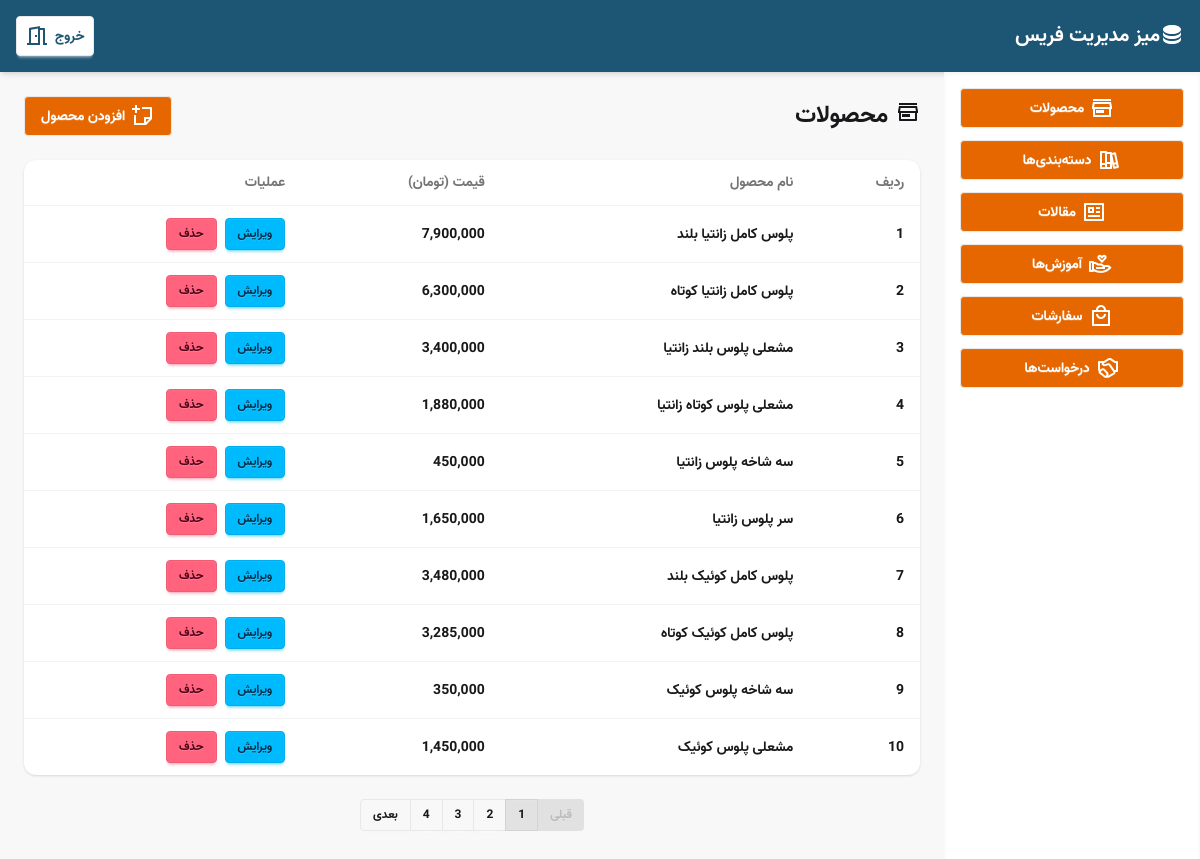
Page /dashboard/products/ (signed in) on the committed database.
### website/models.py (models this page shows, shortened)
class Product(models.Model):
    title = models.CharField(max_length=200, verbose_name="عنوان محصول")
    slug = models.SlugField(unique=True, verbose_name="نامک (Slug)")
    category = models.ForeignKey(Category, on_delete=models.CASCADE, related_name="products", verbose_name="دسته‌بندی")
    description = models.TextField(verbose_name="توضیحات")
    price = models.DecimalField(max_digits=12, decimal_places=0, verbose_name="قیمت (تومان)")
    image = models.ImageField(upload_to="products/", verbose_name="تصویر")
    features = models.TextField(
        "ویژگی‌ها",
        blank=True,
        help_text="ویژگی‌ها را با '|' جدا کنید. حداکثر ۹ ویژگی."
    )
    special = models.BooleanField(default=False, verbose_name="ویژه")
    created_at = models.DateTimeField(auto_now_add=True, verbose_name="تاریخ ایجاد")
    class Meta:
        verbose_name = "محصول"
        verbose_name_plural = "محصولات"
        ordering = ["-created_at"]

### website/views.py (the view)
# urls.py: path("dashboard/products/", views.dashboard_products, name="dashboard_products"),
@login_required(login_url="dashboard_login")
def dashboard_products(request):
    products = Product.objects.select_related("category").order_by("-created_at")
    paginator = Paginator(products, 10)
    page_number = request.GET.get("page")
    page_obj = paginator.get_page(page_number)
    context = {
        "products": page_obj,
        "page_obj": page_obj,
    }
    return render(request, "dashboard/sections/products.html", context)

### website/context_processors.py (called while the page is built)
def categories_context(request):
    categories = Category.objects.all().order_by('name')
    return {'categories': categories}

### website/models.py (called while the page is built)
    def __str__(self):
        return self.name

### website/templates/dashboard/sections/products.html (shortened to what this page needs)
{% extends 'dashboard/base_dashboard.html' %}
{% load humanize %}
{% block content %}
<div class="flex items-center justify-between mb-6">
  <h1 class="flex gap-2 text-2xl font-bold">
    <svg xmlns="http://www.w3.org/2000/svg" viewBox="0 0 24 24" width="24" height="24" fill="currentColor"><path d="M21 13V20C21 20.5523 20.5523 21 20 21H4C3.44772 21 3 20.5523 3 20V13H2V11L3 6H21L22 11V13H21ZM5 13V19H19V13H5ZM4.03961 11H19.9604L19.3604 8H4.63961L4.03961 11ZM6 14H14V17H6V14ZM3 3H21V5H3V3Z"></path></svg>
    محصولات
  </h1>
  <a href="{% url 'dashboard_product_add' %}" class="btn bg-[#e66700] text-[#fff]">
    افزودن محصول
  </a>
</div>
<div class="overflow-x-auto bg-base-100 shadow rounded-xl">
  <table class="table">
    <thead>
      <tr>
        <th>ردیف</th>
        <th>نام محصول</th>
        <th>قیمت (تومان)</th>
        <th>عملیات</th>
      </tr>
    </thead>
    <tbody>
      {% for product in products %}
      <tr>
        <td>{{ forloop.counter|add:page_obj.start_index|add:"-1" }}</td>
        <td class="whitespace-nowrap">{{ product.title }}</td>
        <td>{{ product.price|intcomma }}</td>
        <td class="flex gap-2">
          <a href="{% url 'dashboard_product_edit' product.id %}" class="btn btn-sm btn-info">ویرایش</a>
          <button onclick="openDeleteModal('{{ product.id }}', '{{ product.title }}')" class="btn btn-sm btn-error">حذف</button>
        </td>
      </tr>
      {% empty %}
      <tr>
        <td colspan="4" class="text-center py-4 text-gray-500">محصولی یافت نشد.</td>
      </tr>
      {% endfor %}
    </tbody>
  </table>
</div>
<div class="mt-6 flex justify-center">
  {% include 'dashboard/partials/pagination.html' %}
</div>
{% endblock %}

### website/static/css/style.css (style rules this page uses)
body { font-family: 'farris'; }
html { direction: rtl; unicode-bidi: embed; }
body * { text-align: right; }
:root { scrollbar-width: thin; scrollbar-color: #1d5675 #4e7f9a ;; }

### rows in the picture
Product: title "پلوس کامل زانتیا بلند", price "7,900,000"
Product: title "پلوس کامل زانتیا کوتاه", price "6,300,000"
Product: title "مشعلی پلوس بلند زانتیا", price "3,400,000"
Product: title "مشعلی پلوس کوتاه زانتیا", price "1,880,000"
Product: title "سه شاخه پلوس زانتیا", price "450,000"
Product: title "سر پلوس زانتیا", price "1,650,000"
Product: title "پلوس کامل کوئیک بلند", price "3,480,000"
Product: title "پلوس کامل کوئیک کوتاه", price "3,285,000"
Product: title "سه شاخه پلوس کوئیک", price "350,000"
Product: title "مشعلی پلوس کوئیک", price "1,450,000"

### other values in the picture
{{ num }} "1"
{{ num }} "2" "3" "4"
